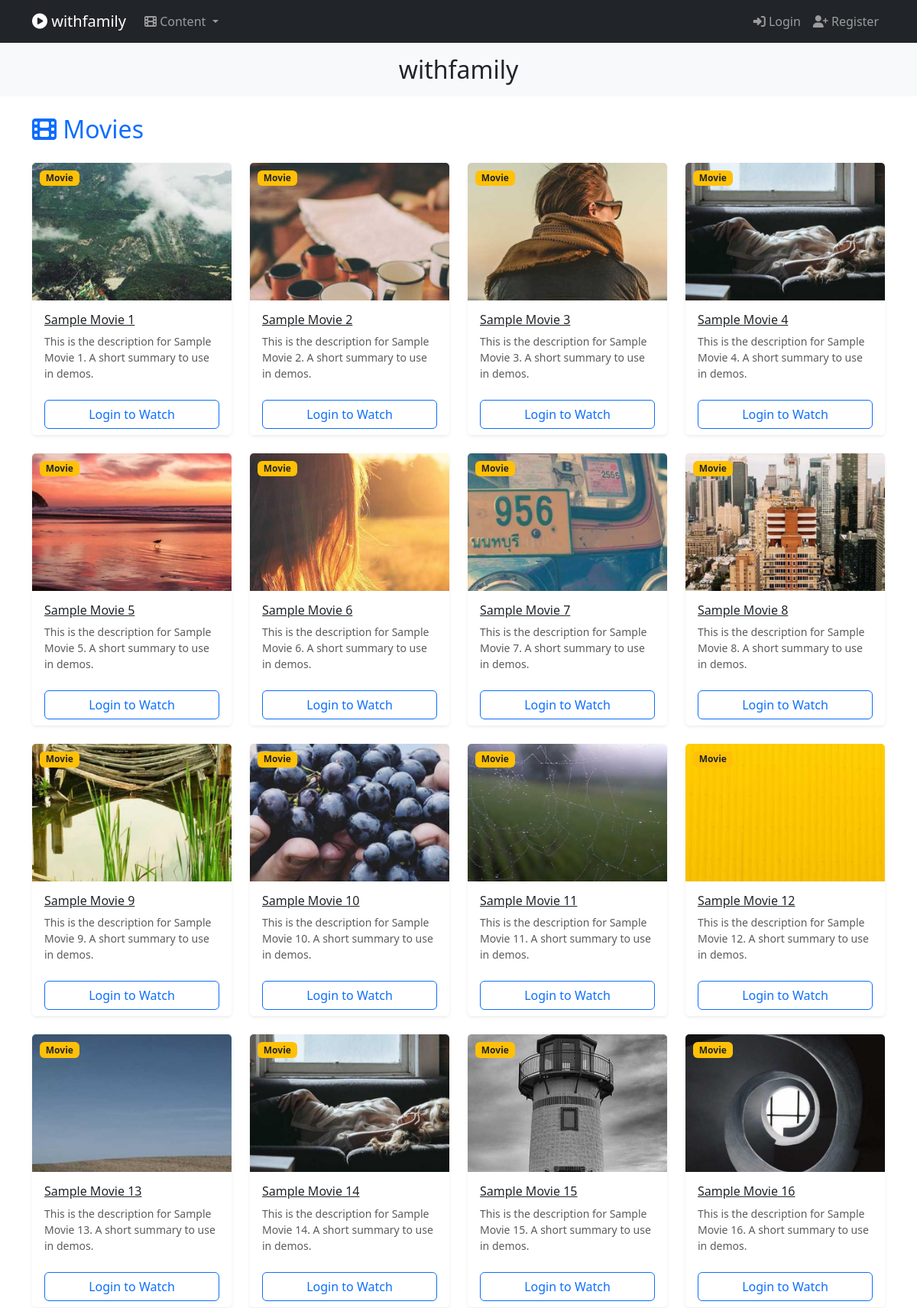
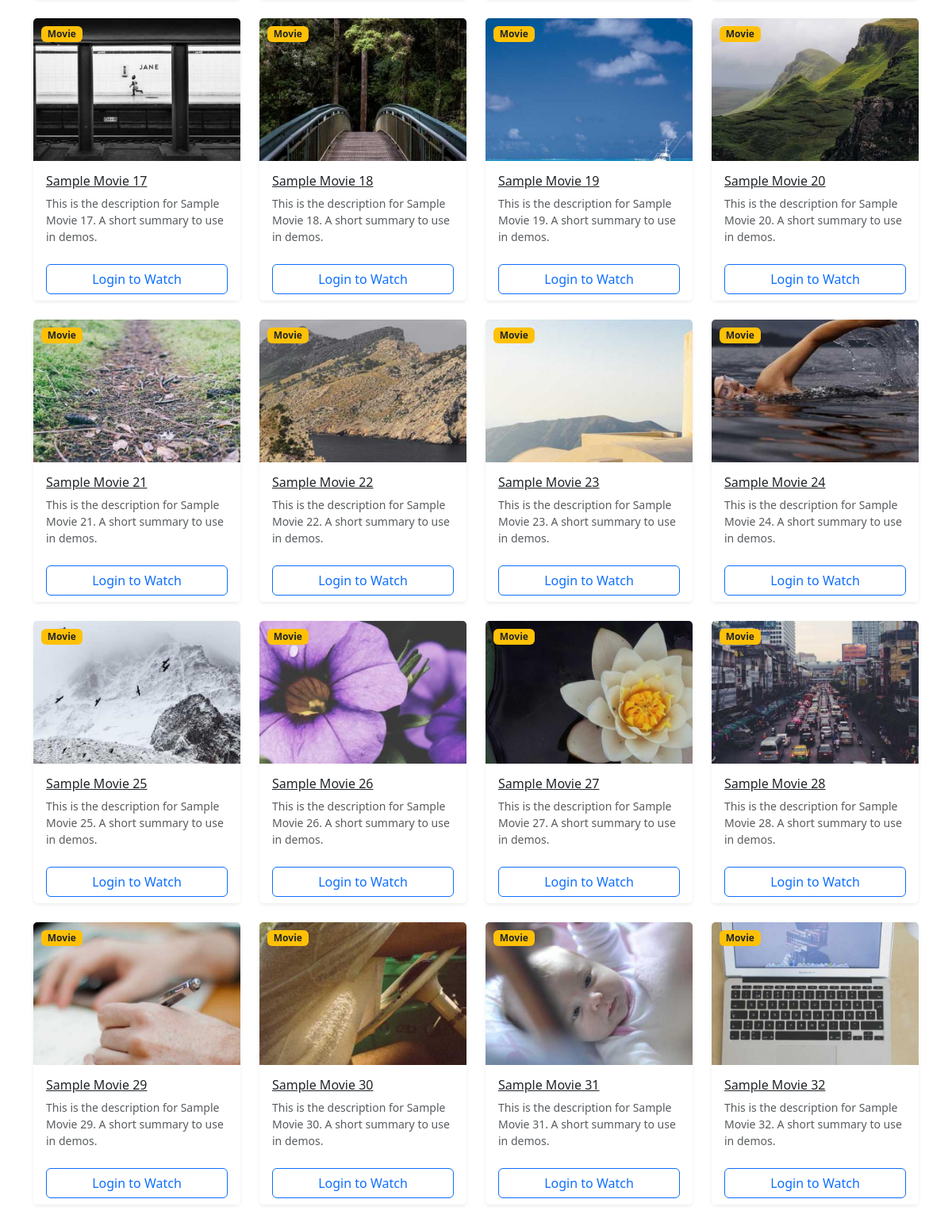
Page /movies/ (upper part) on the committed database (2 pictures, top to bottom).
### content/models.py (models this page shows, shortened)
class Content(models.Model):
    CONTENT_TYPES = [
        ('movie', 'Movie'),
        ('webseries', 'Web Series'),
        ('shortfilm', 'Short Film'),
        ('social', 'Social Content'),
    ]
    title = models.CharField(max_length=200)
    description = models.TextField()
    content_type = models.CharField(max_length=20, choices=CONTENT_TYPES)
    category = models.ForeignKey(Category, on_delete=models.CASCADE)
    thumbnail = models.ImageField(upload_to='thumbnails/', blank=True, null=True)
    video_url = models.URLField(blank=True)
    video_file = models.FileField(upload_to='videos/', blank=True, null=True)
    slug = models.SlugField(max_length=250, unique=True, blank=True)
    created_at = models.DateTimeField(auto_now_add=True)
    updated_at = models.DateTimeField(auto_now=True)
    def get_absolute_url(self):
        return reverse('content_watch', kwargs={'slug': self.slug})

### content/views.py (the view)
# urls.py: path('movies/', views.movies_view, name='movies'),
def movies_view(request):
    movies = Content.objects.filter(content_type='movie')
    return render(request, 'content/movies.html', {'movies': movies})

### content/context_processors.py (called while the page is built)
def site_config(request):
    try:
        config = SiteConfig.objects.first()
        if not config:
            return {'site_name': 'withfamily', 'site_logo': None}
        return {'site_name': config.site_name, 'site_logo': config.logo}
    except (OperationalError, ProgrammingError, Exception):
        return {'site_name': 'withfamily', 'site_logo': None}

### content/templates/content/movies.html
{% extends 'content/base.html' %}
{% block content %}
<div class="container mt-4">
    <h2 class="mb-4 text-primary"><i class="fas fa-film"></i> Movies</h2>
    <div class="row">
        {% for movie in movies %}
        <div class="col-md-3 col-sm-6 mb-4">
            <div class="card h-100 shadow-sm border-0">
                <div class="position-relative">
                    {% if movie.thumbnail %}
                        <a href="{{ movie.get_absolute_url }}"><img src="{{ movie.thumbnail.url }}" class="card-img-top" alt="{{ movie.title }}" style="height: 180px; object-fit: cover;"></a>
                    {% else %}
                        <a href="{{ movie.get_absolute_url }}"><div class="bg-gradient rounded-top text-white d-flex align-items-center justify-content-center" style="height:180px; background: linear-gradient(135deg,#6a11cb 0%,#2575fc 100%);"> <h5 class="m-0">{{ movie.title }}</h5></div></a>
                    {% endif %}
                    <span class="badge bg-warning text-dark position-absolute" style="top:10px; left:10px;">Movie</span>
                </div>
                <div class="card-body">
                    <h6 class="card-title"><a class="text-dark" href="{{ movie.get_absolute_url }}">{{ movie.title }}</a></h6>
                    <p class="card-text small text-muted">{{ movie.description|truncatewords:15 }}</p>
                </div>
                <div class="card-footer bg-white border-0">
                    {% if user.is_authenticated %}
                        <a href="{{ movie.get_absolute_url }}" class="btn btn-gradient btn-primary w-100">Watch</a>
                    {% else %}
                        <a href="{% url 'login' %}?next={{ movie.get_absolute_url }}" class="btn btn-outline-primary w-100">Login to Watch</a>
                    {% endif %}
                </div>
            </div>
        </div>
        {% empty %}
        <div class="col-12">
            <div class="alert alert-info">No movies available at the moment.</div>
        </div>
        {% endfor %}
    </div>
</div>
{% endblock %}

### rows in the picture
Content: thumbnail (picture), title "Sample Movie 1", description "This is the description for Sample Movie 1. A short summary to use in demos."
Content: thumbnail (picture), title "Sample Movie 2", description "This is the description for Sample Movie 2. A short summary to use in demos."
Content: thumbnail (picture), title "Sample Movie 3", description "This is the description for Sample Movie 3. A short summary to use in demos."
Content: thumbnail (picture), title "Sample Movie 4", description "This is the description for Sample Movie 4. A short summary to use in demos."
Content: thumbnail (picture), title "Sample Movie 5", description "This is the description for Sample Movie 5. A short summary to use in demos."
Content: thumbnail (picture), title "Sample Movie 6", description "This is the description for Sample Movie 6. A short summary to use in demos."
Content: thumbnail (picture), title "Sample Movie 7", description "This is the description for Sample Movie 7. A short summary to use in demos."
Content: thumbnail (picture), title "Sample Movie 8", description "This is the description for Sample Movie 8. A short summary to use in demos."
Content: thumbnail (picture), title "Sample Movie 9", description "This is the description for Sample Movie 9. A short summary to use in demos."
Content: thumbnail (picture), title "Sample Movie 10", description "This is the description for Sample Movie 10. A short summary to use in demos."
Content: thumbnail (picture), title "Sample Movie 11", description "This is the description for Sample Movie 11. A short summary to use in demos."
Content: thumbnail (picture), title "Sample Movie 12", description "This is the description for Sample Movie 12. A short summary to use in demos."
Content: thumbnail (picture), title "Sample Movie 13", description "This is the description for Sample Movie 13. A short summary to use in demos."
Content: thumbnail (picture), title "Sample Movie 14", description "This is the description for Sample Movie 14. A short summary to use in demos."
Content: thumbnail (picture), title "Sample Movie 15", description "This is the description for Sample Movie 15. A short summary to use in demos."
Content: thumbnail (picture), title "Sample Movie 16", description "This is the description for Sample Movie 16. A short summary to use in demos."
Content: thumbnail (picture), title "Sample Movie 17", description "This is the description for Sample Movie 17. A short summary to use in demos."
Content: thumbnail (picture), title "Sample Movie 18", description "This is the description for Sample Movie 18. A short summary to use in demos."
Content: thumbnail (picture), title "Sample Movie 19", description "This is the description for Sample Movie 19. A short summary to use in demos."
Content: thumbnail (picture), title "Sample Movie 20", description "This is the description for Sample Movie 20. A short summary to use in demos."
Content: thumbnail (picture), title "Sample Movie 21", description "This is the description for Sample Movie 21. A short summary to use in demos."
Content: thumbnail (picture), title "Sample Movie 22", description "This is the description for Sample Movie 22. A short summary to use in demos."
Content: thumbnail (picture), title "Sample Movie 23", description "This is the description for Sample Movie 23. A short summary to use in demos."
Content: thumbnail (picture), title "Sample Movie 24", description "This is the description for Sample Movie 24. A short summary to use in demos."
Content: thumbnail (picture), title "Sample Movie 25", description "This is the description for Sample Movie 25. A short summary to use in demos."
Content: thumbnail (picture), title "Sample Movie 26", description "This is the description for Sample Movie 26. A short summary to use in demos."
Content: thumbnail (picture), title "Sample Movie 27", description "This is the description for Sample Movie 27. A short summary to use in demos."
Content: thumbnail (picture), title "Sample Movie 28", description "This is the description for Sample Movie 28. A short summary to use in demos."
Content: thumbnail (picture), title "Sample Movie 29", description "This is the description for Sample Movie 29. A short summary to use in demos."
Content: thumbnail (picture), title "Sample Movie 30", description "This is the description for Sample Movie 30. A short summary to use in demos."
Content: thumbnail (picture), title "Sample Movie 31", description "This is the description for Sample Movie 31. A short summary to use in demos."
Content: thumbnail (picture), title "Sample Movie 32", description "This is the description for Sample Movie 32. A short summary to use in demos."

### other values in the picture
{{ site_name }} "withfamily"
